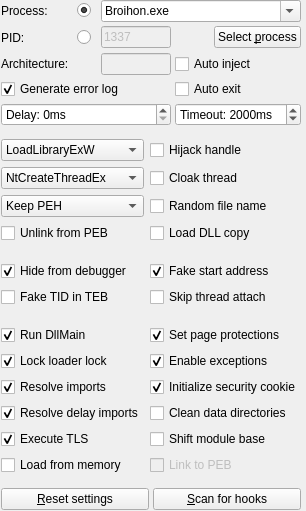
       <widget class="QFrame" name="fr_settings">
        <property name="sizePolicy">
         <sizepolicy hsizetype="Minimum" vsizetype="Minimum">
          <horstretch>0</horstretch>
          <verstretch>0</verstretch>
         </sizepolicy>
        </property>
        <property name="styleSheet">
         <string notr="true"/>
        </property>
        <layout class="QGridLayout" name="gridLayout_4">
         <property name="sizeConstraint">
          <enum>QLayout::SetMinimumSize</enum>
         </property>
         <property name="leftMargin">
          <number>1</number>
         </property>
         <property name="topMargin">
          <number>0</number>
         </property>
         <property name="rightMargin">
          <number>5</number>
         </property>
         <property name="bottomMargin">
          <number>1</number>
         </property>
         <property name="spacing">
          <number>4</number>
         </property>
         <item row="7" column="0" colspan="3">
          <layout class="QVBoxLayout" name="lay_delay_generate">
           <item>
            <widget class="QCheckBox" name="cb_error">
             <property name="sizePolicy">
              <sizepolicy hsizetype="Preferred" vsizetype="Fixed">
               <horstretch>0</horstretch>
               <verstretch>0</verstretch>
              </sizepolicy>
             </property>
             <property name="toolTip">
              <string>&lt;html&gt;&lt;head/&gt;&lt;body&gt;&lt;p&gt;If checked error information is written to GH_Inj_Log.txt if the injection failed.&lt;/p&gt;&lt;/body&gt;&lt;/html&gt;</string>
             </property>
             <property name="text">
              <string>Generate error log</string>
             </property>
             <property name="checked">
              <bool>true</bool>
             </property>
            </widget>
           </item>
           <item>
            <widget class="QSpinBox" name="sp_delay">
             <property name="toolTip">
              <string>&lt;html&gt;&lt;head/&gt;&lt;body&gt;&lt;p&gt;Delays the injection by the specified interval.&lt;/p&gt;&lt;/body&gt;&lt;/html&gt;</string>
             </property>
             <property name="buttonSymbols">
              <enum>QAbstractSpinBox::UpDownArrows</enum>
             </property>
             <property name="suffix">
              <string>ms</string>
             </property>
             <property name="prefix">
              <string>Delay: </string>
             </property>
             <property name="maximum">
              <number>60000</number>
             </property>
             <property name="singleStep">
              <number>100</number>
             </property>
             <property name="stepType">
              <enum>QAbstractSpinBox::DefaultStepType</enum>
             </property>
            </widget>
           </item>
          </layout>
         </item>
         <item row="4" column="3">
          <layout class="QHBoxLayout" name="lay_iconselect">
           <item>
            <widget class="QLabel" name="lbl_proc_icon">
             <property name="sizePolicy">
              <sizepolicy hsizetype="Preferred" vsizetype="Fixed">
               <horstretch>0</horstretch>
               <verstretch>0</verstretch>
              </sizepolicy>
             </property>
             <property name="minimumSize">
              <size>
               <width>0</width>
               <height>23</height>
              </size>
             </property>
             <property name="maximumSize">
              <size>
               <width>16777215</width>
               <height>23</height>
              </size>
             </property>
             <property name="text">
              <string/>
             </property>
            </widget>
           </item>
           <item>
            <widget class="QPushButton" name="btn_proc">
             <property name="sizePolicy">
              <sizepolicy hsizetype="Preferred" vsizetype="Fixed">
               <horstretch>0</horstretch>
               <verstretch>0</verstretch>
              </sizepolicy>
             </property>
             <property name="toolTip">
              <string>&lt;html&gt;&lt;head/&gt;&lt;body&gt;&lt;p&gt;Select a process using the ProcessList™.&lt;/p&gt;&lt;/body&gt;&lt;/html&gt;</string>
             </property>
             <property name="text">
              <string>Select &amp;process</string>
             </property>
            </widget>
           </item>
          </layout>
         </item>
         <item row="0" column="1">
          <widget class="QRadioButton" name="rb_proc">
           <property name="sizePolicy">
            <sizepolicy hsizetype="Preferred" vsizetype="Fixed">
             <horstretch>0</horstretch>
             <verstretch>0</verstretch>
            </sizepolicy>
           </property>
           <property name="maximumSize">
            <size>
             <width>20</width>
             <height>16777215</height>
            </size>
           </property>
           <property name="toolTip">
            <string>&lt;html&gt;&lt;head/&gt;&lt;body&gt;&lt;p&gt;Select the target process by it's executable name (not unique).&lt;/p&gt;&lt;/body&gt;&lt;/html&gt;</string>
           </property>
           <property name="text">
            <string/>
           </property>
           <property name="checked">
            <bool>true</bool>
           </property>
          </widget>
         </item>
         <item row="15" column="0" colspan="4">
          <layout class="QHBoxLayout" name="lay_bottom">
           <item>
            <widget class="QPushButton" name="btn_reset">
             <property name="sizePolicy">
              <sizepolicy hsizetype="Preferred" vsizetype="Fixed">
               <horstretch>0</horstretch>
               <verstretch>0</verstretch>
              </sizepolicy>
             </property>
             <property name="text">
              <string>&amp;Reset settings</string>
             </property>
            </widget>
           </item>
           <item>
            <widget class="QPushButton" name="btn_hooks">
             <property name="sizePolicy">
              <sizepolicy hsizetype="Preferred" vsizetype="Fixed">
               <horstretch>0</horstretch>
               <verstretch>0</verstretch>
              </sizepolicy>
             </property>
             <property name="toolTip">
              <string/>
             </property>
             <property name="text">
              <string>&amp;Scan for hooks</string>
             </property>
            </widget>
           </item>
          </layout>
         </item>
         <item row="7" column="3">
          <layout class="QVBoxLayout" name="lay_exit_timeout">
           <item>
            <widget class="QCheckBox" name="cb_close">
             <property name="sizePolicy">
              <sizepolicy hsizetype="Preferred" vsizetype="Fixed">
               <horstretch>0</horstretch>
               <verstretch>0</verstretch>
              </sizepolicy>
             </property>
             <property name="toolTip">
              <string>&lt;html&gt;&lt;head/&gt;&lt;body&gt;&lt;p&gt;The injector automatically closes after injecting the checkmarked dll(s).&lt;/p&gt;&lt;/body&gt;&lt;/html&gt;</string>
             </property>
             <property name="text">
              <string>Auto exit</string>
             </property>
            </widget>
           </item>
           <item>
            <widget class="QSpinBox" name="sp_timeout">
             <property name="toolTip">
              <string>&lt;html&gt;&lt;head/&gt;&lt;body&gt;&lt;p&gt;Interval the injector waits for the DllMain to finish.&lt;/p&gt;&lt;/body&gt;&lt;/html&gt;</string>
             </property>
             <property name="suffix">
              <string>ms</string>
             </property>
             <property name="prefix">
              <string>Timeout: </string>
             </property>
             <property name="maximum">
              <number>60000</number>
             </property>
             <property name="singleStep">
              <number>100</number>
             </property>
             <property name="value">
              <number>2000</number>
             </property>
            </widget>
           </item>
          </layout>
         </item>
         <item row="4" column="0">
          <widget class="QLabel" name="lbl_pid">
           <property name="sizePolicy">
            <sizepolicy hsizetype="Preferred" vsizetype="Preferred">
             <horstretch>0</horstretch>
             <verstretch>0</verstretch>
            </sizepolicy>
           </property>
           <property name="toolTip">
            <string>&lt;html&gt;&lt;head/&gt;&lt;body&gt;&lt;p&gt;Select the target process by it's identifier (unique but changes when the process restarts).&lt;/p&gt;&lt;/body&gt;&lt;/html&gt;</string>
           </property>
           <property name="text">
            <string>PID:</string>
           </property>
          </widget>
         </item>
         <item row="4" column="2">
          <widget class="QLineEdit" name="txt_pid">
           <property name="enabled">
            <bool>false</bool>
           </property>
           <property name="sizePolicy">
            <sizepolicy hsizetype="Preferred" vsizetype="Fixed">
             <horstretch>0</horstretch>
             <verstretch>0</verstretch>
            </sizepolicy>
           </property>
           <property name="maximumSize">
            <size>
             <width>70</width>
             <height>16777215</height>
            </size>
           </property>
           <property name="text">
            <string>1337</string>
           </property>
          </widget>
         </item>
         <item row="11" column="0" colspan="4">
          <widget class="QFrame" name="fr_cloak">
           <layout class="QGridLayout" name="gridLayout_3">
            <property name="leftMargin">
             <number>0</number>
            </property>
            <property name="topMargin">
             <number>5</number>
            </property>
            <property name="rightMargin">
             <number>9</number>
            </property>
            <item row="0" column="0">
             <widget class="QCheckBox" name="cb_threadHide">
              <property name="sizePolicy">
               <sizepolicy hsizetype="Preferred" vsizetype="Fixed">
                <horstretch>0</horstretch>
                <verstretch>0</verstretch>
               </sizepolicy>
              </property>
              <property name="toolTip">
               <string>&lt;html&gt;&lt;head/&gt;&lt;body&gt;&lt;p&gt;Hides the thread from debuggers.&lt;/p&gt;&lt;/body&gt;&lt;/html&gt;</string>
              </property>
              <property name="text">
               <string>Hide from debugger</string>
              </property>
              <property name="checked">
               <bool>true</bool>
              </property>
             </widget>
            </item>
            <item row="1" column="1">
             <widget class="QCheckBox" name="cb_threadAttach">
              <property name="sizePolicy">
               <sizepolicy hsizetype="Preferred" vsizetype="Fixed">
                <horstretch>0</horstretch>
                <verstretch>0</verstretch>
               </sizepolicy>
              </property>
              <property name="toolTip">
               <string>&lt;html&gt;&lt;head/&gt;&lt;body&gt;&lt;p&gt;Skips DLL_THREAD_ATTACH/DETACH calls to DllMains.&lt;/p&gt;&lt;/body&gt;&lt;/html&gt;</string>
              </property>
              <property name="text">
               <string>Skip thread attach</string>
              </property>
             </widget>
            </item>
            <item row="1" column="0">
             <widget class="QCheckBox" name="cb_threadTID">
              <property name="sizePolicy">
               <sizepolicy hsizetype="Preferred" vsizetype="Fixed">
                <horstretch>0</horstretch>
                <verstretch>0</verstretch>
               </sizepolicy>
              </property>
              <property name="toolTip">
               <string>&lt;html&gt;&lt;head/&gt;&lt;body&gt;&lt;p&gt;Replaces the thread ID in the thread's TEB with the another thread's ID.&lt;/p&gt;&lt;/body&gt;&lt;/html&gt;</string>
              </property>
              <property name="text">
               <string>Fake TID in TEB</string>
              </property>
             </widget>
            </item>
            <item row="0" column="1">
             <widget class="QCheckBox" name="cb_threadStart">
              <property name="sizePolicy">
               <sizepolicy hsizetype="Preferred" vsizetype="Fixed">
                <horstretch>0</horstretch>
                <verstretch>0</verstretch>
               </sizepolicy>
              </property>
              <property name="toolTip">
               <string>&lt;html&gt;&lt;head/&gt;&lt;body&gt;&lt;p&gt;Sets the thread's start address to the entrypoint of the process.&lt;/p&gt;&lt;/body&gt;&lt;/html&gt;</string>
              </property>
              <property name="text">
               <string>Fake start address</string>
              </property>
              <property name="checked">
               <bool>true</bool>
              </property>
             </widget>
            </item>
           </layout>
          </widget>
         </item>
         <item row="0" column="0">
          <widget class="QLabel" name="lbl_proc">
           <property name="sizePolicy">
            <sizepolicy hsizetype="Preferred" vsizetype="Preferred">
             <horstretch>0</horstretch>
             <verstretch>0</verstretch>
            </sizepolicy>
           </property>
           <property name="toolTip">
            <string>&lt;html&gt;&lt;head/&gt;&lt;body&gt;&lt;p&gt;Select the target process by it's executable name (not unique).&lt;/p&gt;&lt;/body&gt;&lt;/html&gt;</string>
           </property>
           <property name="text">
            <string>Process:</string>
           </property>
          </widget>
         </item>
         <item row="5" column="2">
          <widget class="QLineEdit" name="txt_arch">
           <property name="enabled">
            <bool>false</bool>
           </property>
           <property name="sizePolicy">
            <sizepolicy hsizetype="Preferred" vsizetype="Fixed">
             <horstretch>0</horstretch>
             <verstretch>0</verstretch>
            </sizepolicy>
           </property>
           <property name="maximumSize">
            <size>
             <width>70</width>
             <height>16777215</height>
            </size>
           </property>
          </widget>
         </item>
         <item row="0" column="2" colspan="2">
          <widget class="QComboBox" name="cmb_proc">
           <property name="sizePolicy">
            <sizepolicy hsizetype="Ignored" vsizetype="Fixed">
             <horstretch>0</horstretch>
             <verstretch>0</verstretch>
            </sizepolicy>
           </property>
           <property name="editable">
            <bool>true</bool>
           </property>
           <property name="currentText">
            <string>Broihon.exe</string>
           </property>
          </widget>
         </item>
         <item row="5" column="0" colspan="2">
          <widget class="QLabel" name="lbl_arch">
           <property name="sizePolicy">
            <sizepolicy hsizetype="Preferred" vsizetype="Preferred">
             <horstretch>0</horstretch>
             <verstretch>0</verstretch>
            </sizepolicy>
           </property>
           <property name="toolTip">
            <string>&lt;html&gt;&lt;head/&gt;&lt;body&gt;&lt;p&gt;The architecture of the currently selected target process.&lt;/p&gt;&lt;/body&gt;&lt;/html&gt;</string>
           </property>
           <property name="text">
            <string>Architecture:</string>
           </property>
          </widget>
         </item>
         <item row="10" column="0" colspan="4">
          <widget class="QFrame" name="fr_method">
           <layout class="QGridLayout" name="gridLayout">
            <property name="leftMargin">
             <number>0</number>
            </property>
            <item row="1" column="1">
             <widget class="QCheckBox" name="cb_cloak">
              <property name="toolTip">
               <string>&lt;html&gt;&lt;head/&gt;&lt;body&gt;&lt;p&gt;Show thread cloaking options.&lt;/p&gt;&lt;/body&gt;&lt;/html&gt;</string>
              </property>
              <property name="text">
               <string>Cloak thread</string>
              </property>
             </widget>
            </item>
            <item row="2" column="0">
             <widget class="QComboBox" name="cmb_peh">
              <property name="sizePolicy">
               <sizepolicy hsizetype="Preferred" vsizetype="Minimum">
                <horstretch>0</horstretch>
                <verstretch>0</verstretch>
               </sizepolicy>
              </property>
              <property name="toolTip">
               <string>&lt;html&gt;&lt;head/&gt;&lt;body&gt;&lt;p&gt;Keep PEH: Doesn't modify the PE header of the dll(s).&lt;/p&gt;&lt;/body&gt;&lt;/html&gt;</string>
              </property>
              <item>
               <property name="text">
                <string>Keep PEH</string>
               </property>
              </item>
              <item>
               <property name="text">
                <string>Erase PEH</string>
               </property>
              </item>
              <item>
               <property name="text">
                <string>Fake PEH</string>
               </property>
              </item>
             </widget>
            </item>
            <item row="0" column="1">
             <widget class="QCheckBox" name="cb_hijack">
              <property name="sizePolicy">
               <sizepolicy hsizetype="Preferred" vsizetype="Fixed">
                <horstretch>0</horstretch>
                <verstretch>0</verstretch>
               </sizepolicy>
              </property>
              <property name="toolTip">
               <string>&lt;html&gt;&lt;head/&gt;&lt;body&gt;&lt;p&gt;Hijacks a handle from another process.&lt;/p&gt;&lt;/body&gt;&lt;/html&gt;</string>
              </property>
              <property name="text">
               <string>Hijack handle</string>
              </property>
             </widget>
            </item>
            <item row="1" column="0">
             <widget class="QComboBox" name="cmb_create">
              <property name="toolTip">
               <string>&lt;html&gt;&lt;head/&gt;&lt;body&gt;&lt;p&gt;NtCreateThreadEx: Creates a simple remote thread to load the dll(s).&lt;/p&gt;&lt;/body&gt;&lt;/html&gt;</string>
              </property>
              <item>
               <property name="text">
                <string>NtCreateThreadEx</string>
               </property>
              </item>
              <item>
               <property name="text">
                <string>Thread Hijacking</string>
               </property>
              </item>
              <item>
               <property name="text">
                <string>SetWindowsHookEx</string>
               </property>
              </item>
              <item>
               <property name="text">
                <string>QueueUserAPC</string>
               </property>
              </item>
              <item>
               <property name="text">
                <string>KernelCallback</string>
               </property>
              </item>
              <item>
               <property name="text">
                <string>FakeVEH</string>
               </property>
              </item>
             </widget>
            </item>
            <item row="0" column="0">
             <widget class="QComboBox" name="cmb_load">
              <property name="toolTip">
               <string>&lt;html&gt;&lt;head/&gt;&lt;body&gt;&lt;p&gt;LoadLibraryExW is the default injection method which simply uses LoadLibraryExW.&lt;/p&gt;&lt;/body&gt;&lt;/html&gt;</string>
              </property>
              <property name="whatsThis">
               <string>&lt;html&gt;&lt;head/&gt;&lt;body&gt;&lt;p&gt;&lt;br/&gt;&lt;/p&gt;&lt;/body&gt;&lt;/html&gt;</string>
              </property>
              <item>
               <property name="text">
                <string>LoadLibraryExW</string>
               </property>
              </item>
              <item>
               <property name="text">
                <string>LdrLoadDll</string>
               </property>
              </item>
              <item>
               <property name="text">
                <string>LdrpLoadDll</string>
               </property>
              </item>
              <item>
               <property name="text">
                <string>LdrpLoadDllInternal</string>
               </property>
              </item>
              <item>
               <property name="text">
                <string>ManualMap</string>
               </property>
              </item>
             </widget>
            </item>
            <item row="2" column="1">
             <widget class="QCheckBox" name="cb_random">
              <property name="sizePolicy">
               <sizepolicy hsizetype="Preferred" vsizetype="Fixed">
                <horstretch>0</horstretch>
                <verstretch>0</verstretch>
               </sizepolicy>
              </property>
              <property name="toolTip">
               <string>&lt;html&gt;&lt;head/&gt;&lt;body&gt;&lt;p&gt;Renames the dll(s) randomly before injecting it/them.&lt;/p&gt;&lt;/body&gt;&lt;/html&gt;</string>
              </property>
              <property name="text">
               <string>Random file name</string>
              </property>
             </widget>
            </item>
            <item row="3" column="0">
             <widget class="QCheckBox" name="cb_unlink">
              <property name="sizePolicy">
               <sizepolicy hsizetype="Preferred" vsizetype="Minimum">
                <horstretch>0</horstretch>
                <verstretch>0</verstretch>
               </sizepolicy>
              </property>
              <property name="toolTip">
               <string>&lt;html&gt;&lt;head/&gt;&lt;body&gt;&lt;p&gt;Removes the list entry of the dll(s) from the lists in the process enviroment block (not needed for manual mapping).&lt;/p&gt;&lt;/body&gt;&lt;/html&gt;</string>
              </property>
              <property name="text">
               <string>Unlink from PEB</string>
              </property>
             </widget>
            </item>
            <item row="3" column="1">
             <widget class="QCheckBox" name="cb_copy">
              <property name="sizePolicy">
               <sizepolicy hsizetype="Preferred" vsizetype="Fixed">
                <horstretch>0</horstretch>
                <verstretch>0</verstretch>
               </sizepolicy>
              </property>
              <property name="toolTip">
               <string>&lt;html&gt;&lt;head/&gt;&lt;body&gt;&lt;p&gt;Creates a copy of the dll(s) in the user's temp directory which then get(s) loaded into the target process.&lt;/p&gt;&lt;/body&gt;&lt;/html&gt;</string>
              </property>
              <property name="text">
               <string>Load DLL copy</string>
              </property>
             </widget>
            </item>
           </layout>
          </widget>
         </item>
         <item row="4" column="1">
          <widget class="QRadioButton" name="rb_pid">
           <property name="sizePolicy">
            <sizepolicy hsizetype="Preferred" vsizetype="Fixed">
             <horstretch>0</horstretch>
             <verstretch>0</verstretch>
            </sizepolicy>
           </property>
           <property name="maximumSize">
            <size>
             <width>20</width>
             <height>16777215</height>
            </size>
           </property>
           <property name="toolTip">
            <string>&lt;html&gt;&lt;head/&gt;&lt;body&gt;&lt;p&gt;Select the target process by it's identifier (unique but changes when the process restarts).&lt;/p&gt;&lt;/body&gt;&lt;/html&gt;</string>
           </property>
           <property name="text">
            <string/>
           </property>
          </widget>
         </item>
         <item row="5" column="3">
          <widget class="QCheckBox" name="cb_auto">
           <property name="sizePolicy">
            <sizepolicy hsizetype="Preferred" vsizetype="Fixed">
             <horstretch>0</horstretch>
             <verstretch>0</verstretch>
            </sizepolicy>
           </property>
           <property name="toolTip">
            <string>&lt;html&gt;&lt;head/&gt;&lt;body&gt;&lt;p&gt;If the injector finds the target process, it automatically injects the checkmarked dll(s).&lt;/p&gt;&lt;/body&gt;&lt;/html&gt;</string>
           </property>
           <property name="text">
            <string>Auto inject</string>
           </property>
          </widget>
         </item>
         <item row="12" column="0" colspan="4">
          <widget class="QFrame" name="fr_adv">
           <layout class="QGridLayout" name="gridLayout_2">
            <property name="leftMargin">
             <number>0</number>
            </property>
            <property name="topMargin">
             <number>5</number>
            </property>
            <property name="rightMargin">
             <number>0</number>
            </property>
            <item row="3" column="0">
             <widget class="QCheckBox" name="cb_ldrlock">
              <property name="sizePolicy">
               <sizepolicy hsizetype="Minimum" vsizetype="Fixed">
                <horstretch>0</horstretch>
                <verstretch>0</verstretch>
               </sizepolicy>
              </property>
              <property name="toolTip">
               <string>&lt;html&gt;&lt;head/&gt;&lt;body&gt;&lt;p&gt;Acquires the loader lock before executing the DllMain. The injection will proceed even if the loader lock wasn't acquired.&lt;/p&gt;&lt;/body&gt;&lt;/html&gt;</string>
              </property>
              <property name="text">
               <string>Lock loader lock</string>
              </property>
              <property name="checked">
               <bool>true</bool>
              </property>
             </widget>
            </item>
            <item row="5" column="1">
             <widget class="QCheckBox" name="cb_cookie">
              <property name="sizePolicy">
               <sizepolicy hsizetype="Minimum" vsizetype="Fixed">
                <horstretch>0</horstretch>
                <verstretch>0</verstretch>
               </sizepolicy>
              </property>
              <property name="toolTip">
               <string>&lt;html&gt;&lt;head/&gt;&lt;body&gt;&lt;p&gt;Shifts the image by a randomly generated amount of bytes&lt;/p&gt;&lt;/body&gt;&lt;/html&gt;</string>
              </property>
              <property name="text">
               <string>Initialize security cookie</string>
              </property>
              <property name="checked">
               <bool>true</bool>
              </property>
             </widget>
            </item>
            <item row="5" column="0">
             <widget class="QCheckBox" name="cb_imports">
              <property name="sizePolicy">
               <sizepolicy hsizetype="Minimum" vsizetype="Fixed">
                <horstretch>0</horstretch>
                <verstretch>0</verstretch>
               </sizepolicy>
              </property>
              <property name="toolTip">
               <string>&lt;html&gt;&lt;head/&gt;&lt;body&gt;&lt;p&gt;Resolves dll imports and builds the IAT&lt;/p&gt;&lt;/body&gt;&lt;/html&gt;</string>
              </property>
              <property name="text">
               <string>Resolve imports</string>
              </property>
              <property name="checked">
               <bool>true</bool>
              </property>
             </widget>
            </item>
            <item row="7" column="0">
             <widget class="QCheckBox" name="cb_delay">
              <property name="sizePolicy">
               <sizepolicy hsizetype="Minimum" vsizetype="Fixed">
                <horstretch>0</horstretch>
                <verstretch>0</verstretch>
               </sizepolicy>
              </property>
              <property name="toolTip">
               <string>&lt;html&gt;&lt;head/&gt;&lt;body&gt;&lt;p&gt;Resolves delayed imports on initialization&lt;/p&gt;&lt;/body&gt;&lt;/html&gt;</string>
              </property>
              <property name="text">
               <string>Resolve delay imports</string>
              </property>
              <property name="checked">
               <bool>true</bool>
              </property>
             </widget>
            </item>
            <item row="8" column="0">
             <widget class="QCheckBox" name="cb_tls">
              <property name="sizePolicy">
               <sizepolicy hsizetype="Minimum" vsizetype="Fixed">
                <horstretch>0</horstretch>
                <verstretch>0</verstretch>
               </sizepolicy>
              </property>
              <property name="toolTip">
               <string>&lt;html&gt;&lt;head/&gt;&lt;body&gt;&lt;p&gt;Executes TLS callbacks and initializes static TLS data&lt;/p&gt;&lt;/body&gt;&lt;/html&gt;</string>
              </property>
              <property name="text">
               <string>Execute TLS</string>
              </property>
              <property name="checked">
               <bool>true</bool>
              </property>
             </widget>
            </item>
            <item row="0" column="0">
             <widget class="QCheckBox" name="cb_main">
              <property name="sizePolicy">
               <sizepolicy hsizetype="Minimum" vsizetype="Fixed">
                <horstretch>0</horstretch>
                <verstretch>0</verstretch>
               </sizepolicy>
              </property>
              <property name="toolTip">
               <string>&lt;html&gt;&lt;head/&gt;&lt;body&gt;&lt;p&gt;Executes the DllMain&lt;/p&gt;&lt;/body&gt;&lt;/html&gt;</string>
              </property>
              <property name="text">
               <string>Run DllMain</string>
              </property>
              <property name="checked">
               <bool>true</bool>
              </property>
             </widget>
            </item>
            <item row="7" column="1">
             <widget class="QCheckBox" name="cb_clean">
              <property name="sizePolicy">
               <sizepolicy hsizetype="Minimum" vsizetype="Fixed">
                <horstretch>0</horstretch>
                <verstretch>0</verstretch>
               </sizepolicy>
              </property>
              <property name="toolTip">
               <string>&lt;html&gt;&lt;head/&gt;&lt;body&gt;&lt;p&gt;Removes data from the dlls PE header&lt;/p&gt;&lt;/body&gt;&lt;/html&gt;</string>
              </property>
              <property name="text">
               <string>Clean data directories</string>
              </property>
             </widget>
            </item>
            <item row="3" column="1">
             <widget class="QCheckBox" name="cb_seh">
              <property name="sizePolicy">
               <sizepolicy hsizetype="Minimum" vsizetype="Fixed">
                <horstretch>0</horstretch>
                <verstretch>0</verstretch>
               </sizepolicy>
              </property>
              <property name="toolTip">
               <string>&lt;html&gt;&lt;head/&gt;&lt;body&gt;&lt;p&gt;Enables exception handling&lt;/p&gt;&lt;/body&gt;&lt;/html&gt;</string>
              </property>
              <property name="text">
               <string>Enable exceptions</string>
              </property>
              <property name="checked">
               <bool>true</bool>
              </property>
             </widget>
            </item>
            <item row="8" column="1">
             <widget class="QCheckBox" name="cb_shift">
              <property name="sizePolicy">
               <sizepolicy hsizetype="Minimum" vsizetype="Fixed">
                <horstretch>0</horstretch>
                <verstretch>0</verstretch>
               </sizepolicy>
              </property>
              <property name="toolTip">
               <string>&lt;html&gt;&lt;head/&gt;&lt;body&gt;&lt;p&gt;Shifts the module base by a randomly generated offset.&lt;/p&gt;&lt;/body&gt;&lt;/html&gt;</string>
              </property>
              <property name="text">
               <string>Shift module base</string>
              </property>
             </widget>
            </item>
            <item row="0" column="1">
             <widget class="QCheckBox" name="cb_protection">
              <property name="sizePolicy">
               <sizepolicy hsizetype="Minimum" vsizetype="Fixed">
                <horstretch>0</horstretch>
                <verstretch>0</verstretch>
               </sizepolicy>
              </property>
              <property name="toolTip">
               <string>&lt;html&gt;&lt;head/&gt;&lt;body&gt;&lt;p&gt;Sets page protections based on section characteristics&lt;/p&gt;&lt;/body&gt;&lt;/html&gt;</string>
              </property>
              <property name="text">
               <string>Set page protections</string>
              </property>
              <property name="checked">
               <bool>true</bool>
              </property>
             </widget>
            </item>
            <item row="9" column="0">
             <widget class="QCheckBox" name="cb_memory">
              <property name="toolTip">
               <string>&lt;html&gt;&lt;head/&gt;&lt;body&gt;&lt;p&gt;Loads the specified file from memory instead of from disk.&lt;/p&gt;&lt;/body&gt;&lt;/html&gt;</string>
              </property>
              <property name="text">
               <string>Load from memory</string>
              </property>
             </widget>
            </item>
            <item row="9" column="1">
             <widget class="QCheckBox" name="cb_link">
              <property name="enabled">
               <bool>false</bool>
              </property>
              <property name="toolTip">
               <string>&lt;html&gt;&lt;head/&gt;&lt;body&gt;&lt;p&gt;Coming soon...&lt;/p&gt;&lt;/body&gt;&lt;/html&gt;</string>
              </property>
              <property name="text">
               <string>Link to PEB</string>
              </property>
             </widget>
            </item>
           </layout>
          </widget>
         </item>
        </layout>
       </widget>
